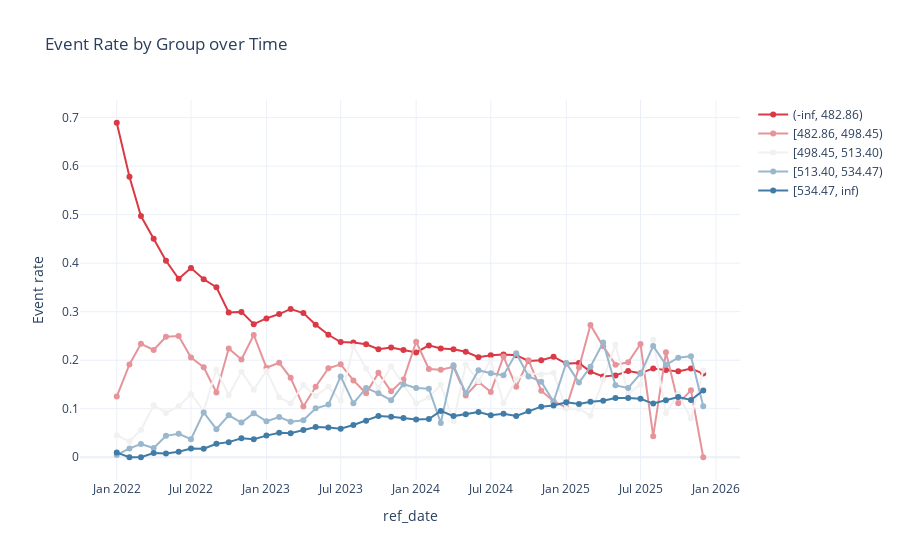
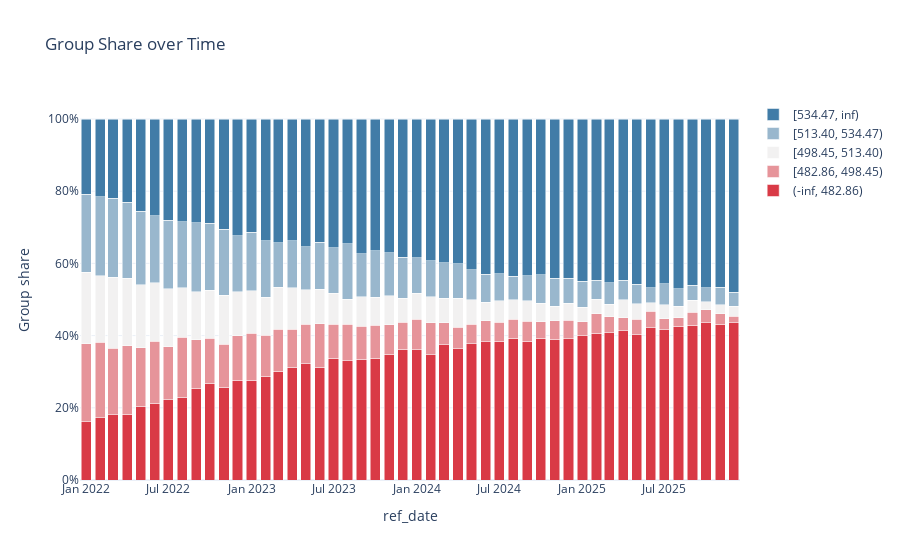
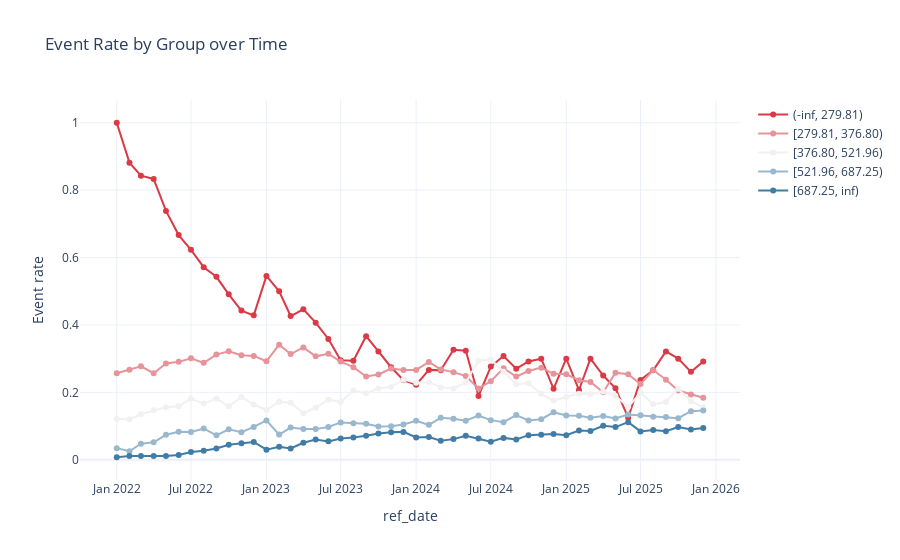
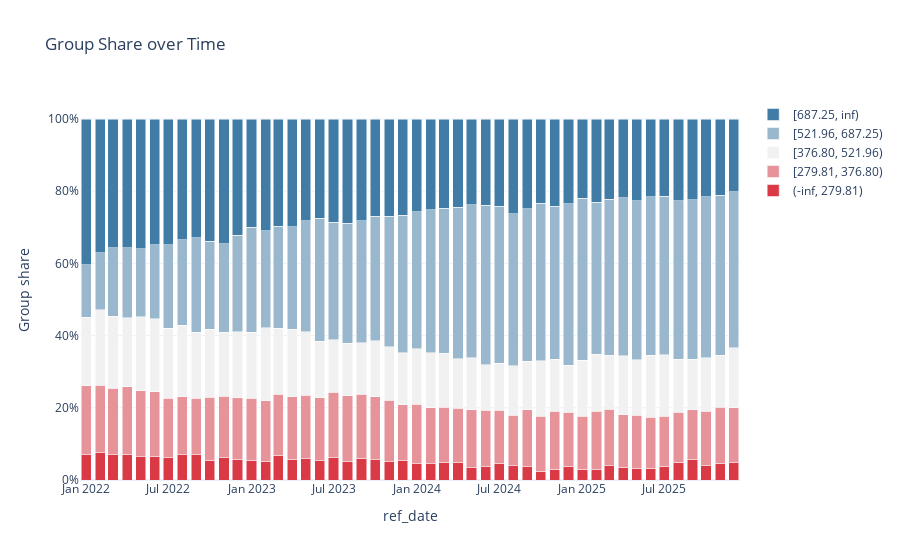

The cell these charts' notebook holds for them, in order:
### Code cell
results = {}
for name, model in models.items():
    print(f"\n🚀 Treinando modelo: {name}")
    model.fit(X_train, y_train)

    evaluator = BinaryPerformanceEvaluator(
        model=model,
        df_train=df_train,
        df_test=df_test,
        target_col="target",
        id_cols=["id"],
        date_col="ref_date",
        homogeneous_group="auto",  # usa Optimal Binning
    )
    #break

    print(f"📊 Avaliando modelo: {name}")
    metrics_df = evaluator.compute_metrics()
    results[name] = metrics_df

    plot_event_rate = evaluator.plot_event_rate()
    #radar_fig.update_layout(title=f"Radar – {name}")
    #radar_fig.show()

# Opcional: juntar todas as métricas em um DataFrame
#df_results = pd.concat(results, names=["modelo"])
#display(df_results)
